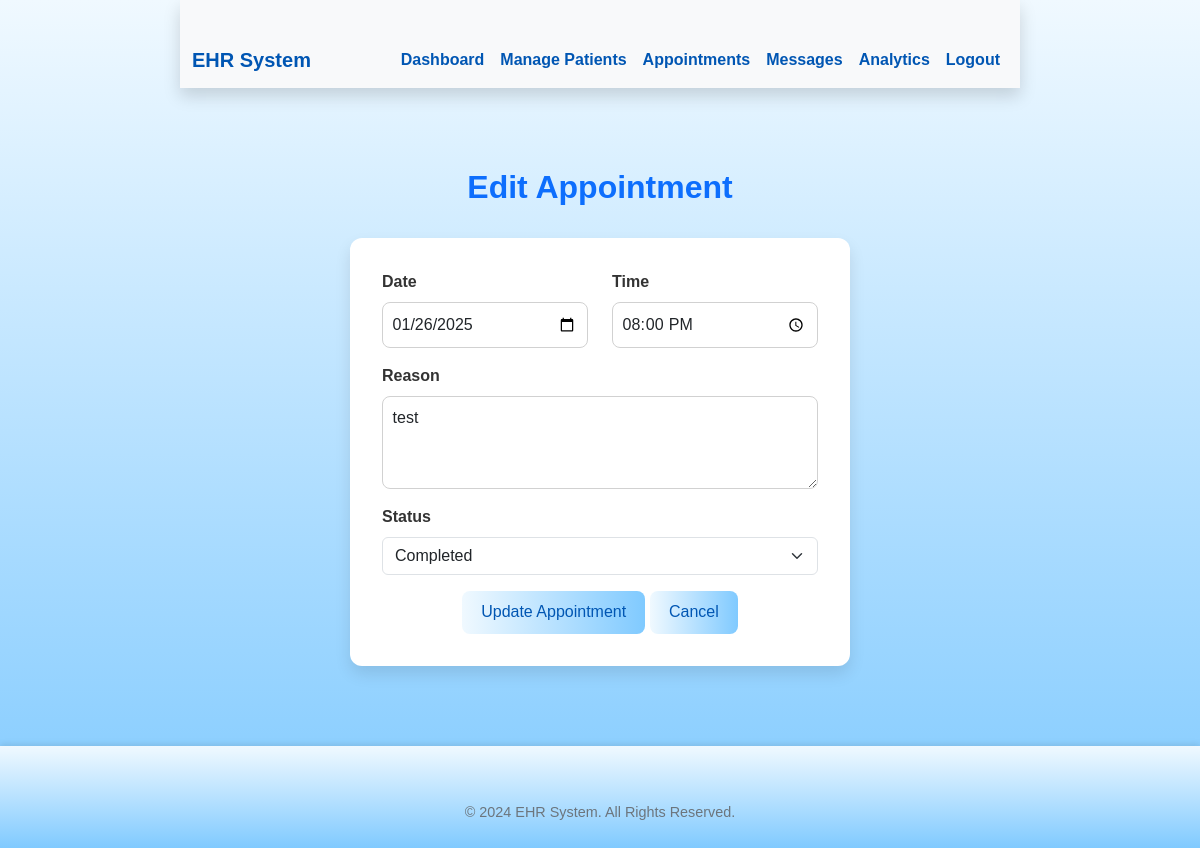
The app's page /edit-appointment/5 with its own data.
### tables this page shows
CREATE TABLE appointments (
    id INTEGER PRIMARY KEY AUTOINCREMENT,
    patient_id INTEGER NOT NULL, -- Foreign key linking to patients table
    doctor_id INTEGER NOT NULL, -- Foreign key linking to users table
    appointment_date DATE NOT NULL,
    appointment_time TIME NOT NULL,
    reason TEXT,
    status TEXT DEFAULT 'Scheduled', -- 'Scheduled', 'Completed', 'Cancelled'
    created_at TIMESTAMP DEFAULT CURRENT_TIMESTAMP,
    FOREIGN KEY (patient_id) REFERENCES patients (id) ON DELETE CASCADE,
    FOREIGN KEY (doctor_id) REFERENCES users (id) ON DELETE CASCADE
);

### app.py (the view, shortened to what this page needs)
@app.route('/edit-appointment/<int:appointment_id>', methods=['GET', 'POST'])
def edit_appointment(appointment_id):
    conn = get_db_connection()
    appointment = conn.execute('SELECT * FROM appointments WHERE id = ?', (appointment_id,)).fetchone()
    conn.close()
    if not appointment:
        flash('Appointment not found.', 'danger')
        return redirect(url_for('appointments'))
    return render_template('dashboard/edit-appointment.html', appointment=appointment)

### app.py (called while the page is built)
def get_db_connection():
    conn = sqlite3.connect('database/ehr.db')
    conn.row_factory = sqlite3.Row
    return conn

@app.context_processor
def inject_roles():
    return {
        'current_roles': session.get('roles', []),
        'current_route': request.endpoint  # Pass the current route
    }

### templates/dashboard/edit-appointment.html (shortened to what this page needs)
<!DOCTYPE html>
<html lang="en">
<head>
    <link rel="stylesheet" href="https://cdn.jsdelivr.net/npm/bootstrap@5.3.0-alpha3/dist/css/bootstrap.min.css">
    <link rel="stylesheet" href="/static/css/style.css">
</head>
<body>
    <nav class="navbar navbar-expand-lg navbar-light bg-light shadow">
        <div class="container">
            <a class="navbar-brand" href="/">EHR System</a>
            <div class="collapse navbar-collapse" id="navbarNav">
                <ul class="navbar-nav ms-auto">
                    <li class="nav-item"><a class="nav-link" href="/dashboard">Dashboard</a></li>
                    <li class="nav-item"><a class="nav-link" href="/manage-patients">Manage Patients</a></li>
                    <li class="nav-item"><a class="nav-link active" href="/appointments">Appointments</a></li>
                    <li class="nav-item"><a class="nav-link" href="/messages">Messages</a></li>
                    <li class="nav-item"><a class="nav-link" href="/analytics">Analytics</a></li>
                    <li class="nav-item"><a class="nav-link" href="/logout">Logout</a></li>
                </ul>
            </div>
        </div>
    </nav>
    <div class="container py-5">
        <h2 class="text-primary text-center mb-4">Edit Appointment</h2>
        <form method="POST" action="/edit-appointment/{{ appointment.id }}">
            <div class="row mb-3">
                <div class="col-md-6">
                    <label for="appointment_date" class="form-label">Date</label>
                    <input type="date" class="form-control" id="appointment_date" name="appointment_date" value="{{ appointment.appointment_date }}" required>
                </div>
                <div class="col-md-6">
                    <label for="appointment_time" class="form-label">Time</label>
                    <input type="time" class="form-control" id="appointment_time" name="appointment_time" value="{{ appointment.appointment_time }}" required>
                </div>
            </div>
            <div class="mb-3">
                <label for="reason" class="form-label">Reason</label>
                <textarea class="form-control" id="reason" name="reason" rows="3" required>{{ appointment.reason }}</textarea>
            </div>
            <div class="mb-3">
                <label for="status" class="form-label">Status</label>
                <select class="form-select" id="status" name="status" required>
                    <option value="Completed" {% if appointment.status == 'Completed' %}selected{% endif %}>Completed</option>
                </select>
            </div>
            <div class="text-center">
                <button type="submit" class="btn btn-primary">Update Appointment</button>
                <a href="/appointments" class="btn btn-secondary">Cancel</a>
            </div>
        </form>
    </div>
    <footer class="bg-light py-4 mt-auto">
        <div class="container text-center">
            <p class="text-secondary mb-0">&copy; 2024 EHR System. All Rights Reserved.</p>
        </div>
    </footer>
</body>
</html>

### static/css/style.css (style rules this page uses)
html, body { height: 100%; margin: 0; padding: 0; display: flex; flex-direction: column; font-family: 'Arial', sans-serif; background: linear-gradient(to bottom, #f0f9ff, #80caff); color: #0056b3; }
nav { background: #ffffff; box-shadow: 0 4px 6px rgba(0, 0, 0, 0.1); z-index: 1000; width: 70%; margin: 0 auto; }
.navbar-brand { font-weight: bold; color: #0056b3 !important; }
.nav-link { color: #0056b3 !important; font-weight: 600; transition: color 0.3s ease; }
footer { margin-top: auto; background: linear-gradient(to bottom, #f0f9ff, #80caff); color: #0056b3; text-align: center; padding: 1rem; font-size: 0.9rem; box-shadow: 0 -2px 6px rgba(0, 0, 0, 0.1); }
.container { flex: 1; margin-top: 2rem; }
h2 { color: #0056b3; font-weight: bold; margin-bottom: 1.5rem; }
.btn { background: linear-gradient(to right, #f0f9ff, #80caff); color: #0056b3; border: none; padding: 0.6rem 1.2rem; font-size: 1rem; font-weight: 300; border-radius: 8px; transition: background 0.3s, color 0.3s; }
form { max-width: 500px; margin: 2rem auto; padding: 2rem; background: #ffffff; border-radius: 12px; box-shadow: 0 8px 16px rgba(0, 0, 0, 0.1); }
.form-label { font-weight: bold; color: #333; }
.form-control { border-radius: 8px; padding: 0.6rem; font-size: 1rem; border: 1px solid #d1d1d1; transition: box-shadow 0.3s ease, border-color 0.3s ease; }

### records on screen
appointments: appointment_date "01/26/2025", appointment_time "20:00", reason "test", status "Completed"
